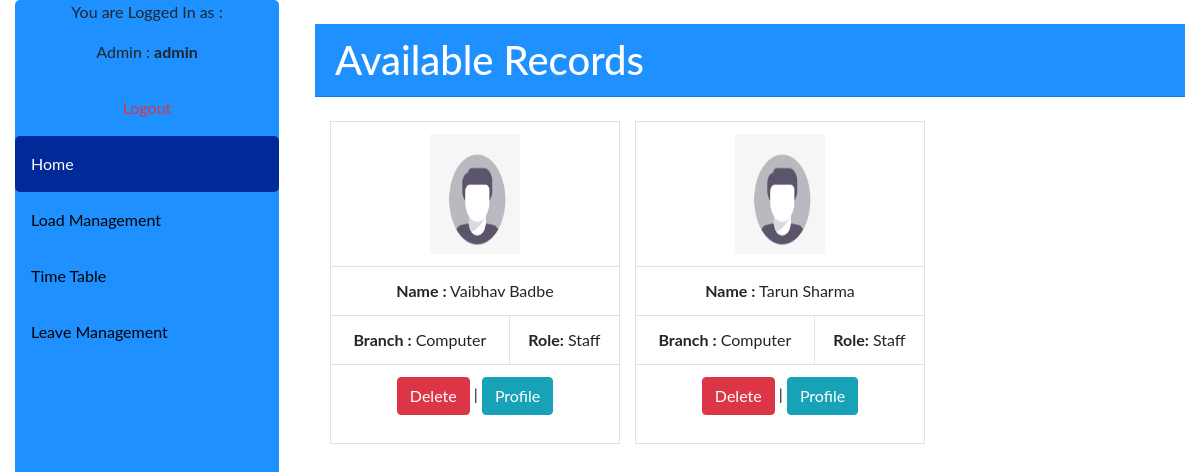
Screenshot of /admin/adminhome.php (signed in) with the database file from the repository.
### tables this page shows
CREATE TABLE `members` (
  `id` int(255) NOT NULL,
  `username` varchar(255) NOT NULL,
  `email` varchar(255) NOT NULL,
  `password` varchar(255) NOT NULL,
  `role` varchar(255) NOT NULL,
  `gender` varchar(255) NOT NULL,
  `dob` varchar(255) NOT NULL,
  `branch` varchar(255) NOT NULL,
  `qualification` varchar(255) NOT NULL,
  `address` varchar(255) NOT NULL,
  `image` longblob NOT NULL,
  `docs` varchar(255) NOT NULL
);

### admin/adminhome.php (the view, shortened to what this page needs)
<!DOCTYPE html>
<html>
<head>
    <link rel="stylesheet" href="https://maxcdn.bootstrapcdn.com/bootstrap/4.1.3/css/bootstrap.min.css">
    <link rel="stylesheet" href="https://use.fontawesome.com/releases/v5.6.3/css/all.css">
</head>
<body>
  <div class="container-fluid">
      <div class="row">
      <div class="col-lg-3 col-sm-3" >
      <div class="sidebar">
         <div>
           	<?php  if (isset($_SESSION['username'])) : ?>
           	 <p style="text-align: center">You are Logged In as :</p>
             <p style="text-align: center">Admin : <strong><?php echo $_SESSION['username']; ?></strong></p>
             <a href="../logout.php" class="text-center text-danger">Logout</a>
            <?php endif ?>
         </div>
	        <a class="active" href="adminhome.php">Home</a>
          <a href="assignload.php">Load Management</a>
          <a href="timetable.php">Time Table</a>
          <a href="assignleave.php">Leave Management</a>
      </div>
          </div>
        <div class="col-lg-9 col-sm-9">
        <br><h1 style="background-color: dodgerblue; color: white" class="card-header">Available Records</h1><br>
        <div>
         <?php
           $db = mysqli_connect("localhost", "root", "", "sllm");
           $sql = "SELECT * FROM members WHERE role = 'Staff'";
           $result = mysqli_query($db, $sql);
           while($res = mysqli_fetch_array($result)){
          ?>
          <div class="content">
            <table class="table table-bordered text-center">
              <tr>
                <td colspan="2"><?php echo "<div class='img_div'>";
                    echo "<img src='../uploads/".$res['image']."' >";
                    echo "</div>"; ?></td>
              </tr>
              <tr>
                <td colspan="2"><b>Name :</b> <?php echo $res['username']; ?></td>
              </tr>
              <tr>
                <td><b>Branch :</b> <?php echo $res['branch']; ?></td>
                <td><b>Role:</b> <?php echo $res['role']; ?></td>
              </tr>
              <tr>
                <td colspan="2"><p><a style="text-decoration:none" class="btn btn-danger" href="deletemember.php?id=<?php echo $res['id']; ?>&username=<?php echo $res['username']; ?>"> Delete </a> | <a style="text-decoration:none" class="btn btn-info" href="memberprofile.php?id=<?php echo $res['id']; ?>&username=<?php echo $res['username']; ?>"> Profile </a></p> </td>
              </tr>
            </table>
          </div>
         <?php
           }
         ?>
        </div>
    </div>
    </div>
    </div>
</body>
</html>

### admin/adminhome.php (style rules this page uses)
body { margin: 0; font-family: "Lato", sans-serif; }
.sidebar { margin: 0; padding: 0; width: 22%; background-color: dodgerblue; position: fixed; height: 100%; overflow: auto; border-radius: 5px; }
.sidebar a { display: block; color: black; padding: 16px; text-decoration: none; border-radius: 5px; }
.sidebar a.active { background-color: #012998; color: white; border-radius: 5px; }
.img_div img { width: 90px; height: 120px; text-align: center; }
.content { width: 300px; float: left; padding-left: 10px; margin-left: 5px; }

### rows the page displays
members: image (picture), username "Vaibhav Badbe", branch "Computer", role "Staff"
members: image (picture), username "Tarun Sharma", branch "Computer", role "Staff"

### other values shown
$_SESSION['username'] "admin"
